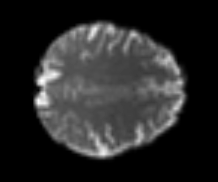
%> input picture test-data/slice.png, 218 x 182 px
$ octave --eval "result = SFCQuadTreeMultiScaleMainJG('../../test-data/slice.png');"   (GNU Octave 9; MATLAB toolbox functions it lacks are replaced by stand-ins)
%> lines starting %> are read from the running program, lines starting %| are printed output that depends on the picture
### mfmri/ddsfc_matlab/AggregateIma.m
function ImaOUT = AggregateIma(ImaIN,n,Fct)
% AggregateIma resize an image to a smaller one using 6 possible function
% (Fct).
% in:
% - ImaIN: image N dimension
% - n: factor for aggregation.
% - Fct: type of aggregation (1=mean (default); 2=mode; 3=std; 4=min;
% 5=max; 6=median)
% out = ImaOUT: aggregated image.
% ex: if ImaIN is a 100 by 100 image and n=4, ImaOUT will be a 25*25 image
%
% Notice that it works with N dimension image and an extra dimension is
% temporally added to compute the aggregation. there is no pixel by pixel
% (time consuming) computation.
% Author: Martin Claverie, Univesity of Maryland
% date: November 2012
d=[];
ClassT = class(ImaIN);
DimIma = ndims(ImaIN);
for i=1:n
  for j=1:n
      if DimIma == 2
          d=cat(DimIma+1,d,ImaIN(i:n:end-(n-i),j:n:end-(n-j),:));
      else
          for k=1:n
             d=cat(DimIma+1,d,ImaIN(i:n:end-(n-i),j:n:end-(n-j),k:n:end-(n-k)));
          end
      end
  end
end
if nargin<3
  Fct=1;
end
switch Fct
  case 1
    eval(['ImaOUT =' ClassT '(mean(double(d),DimIma+1)) ;']);
  case 2
    eval(['ImaOUT =' ClassT '(mode(double(d),DimIma+1)) ;']);
  case 3
    eval(['ImaOUT =' ClassT '(std(double(d),[],DimIma+1)) ;']);
  case 4
    eval(['ImaOUT =' ClassT '(min((d),[],DimIma+1)) ;']);
  case 5
    eval(['ImaOUT =' ClassT '(max((d),[],DimIma+1)) ;']);
  case 6
    eval(['ImaOUT =' ClassT '(median((d),DimIma+1)) ;']);
end

### mfmri/ddsfc_matlab/SFCQuadTree.m
function [LT, visitOrder] = SFCQuadTree(Vlvls, QT, entryNode)
LT = [];
visitOrder = [];
% input: QT -- quad tree; Vlvls -- images of all levels
Idim = size(Vlvls{1});
global Isize;
Isize = Idim(1);

maxSize = max(Idim);
nextPow2 = 2^ceil(log2(maxSize));

global Vs;
Vs = Vlvls;
global S;
S = QT;
global QTr;
global QTc;
global QTv;
[QTr, QTc, QTv] = find(S);
% get nodes
Itl = [1,1];
Ibr = [Idim(1),Idim(2)];

outEdge = 4; % should use a flexible out edge!!!
entryPix = [Idim(1),1];

lvl = length(Vlvls);
if size(Vlvls{end},1)<4 % have to use hamPath
    ePix = getEquivPixAtLvl(entryPix, 1, lvl);
    % choose the best outEdge
    minCost = realmax;
     for toEdge = 1:1%4
        [tLTv, tVO, tExitPix] = linearizeHamPath(Vlvls{end}, ePix, toEdge);
        cost = norm(gradient(tLTv)',1); % amaximum absolute row sum
        if cost < minCost
            minCost = cost;
            topLTv = tLTv;
            topVisitOrder = tVO;
            outEdge = toEdge;
            exitPix = tExitPix;
        end
    end
else % could use hamCycle
    [topLTv, topVisitOrder] = SFCmine(Vlvls{end});
     topLTv = topLTv(:,1);
end
%TU% figure, hold on;
fTop = flip(Vlvls{end},1);
%TU% imagesc(fTop);
line(topVisitOrder(:,2), 2 - topVisitOrder(:,1)+1);
% lineColorCoded(topVisitOrder(:,2), topVisitOrder(:,1), 0, 1:length(topVisitOrder));
%TU% hold off;

topLvlBlockSize = lvlToNodeSize(lvl);
topLT(:,1) = topLTv;
topLT(:,2) = repmat(topLvlBlockSize,length(topLTv),1);

inEdge =4; % left
lastVal = -1;
lastPos = [0 0];
LT = [];
visitOrder = topVisitOrder;
idInsert = 1;

for i= 1:length(topVisitOrder)

% figure;
% imagesc(Vlvls{1});

    entryN = topVisitOrder(i,:);
    if i == length(topVisitOrder)
        exitN = [1,0]; % a virtual node for the last element
    else
        exitN = topVisitOrder(i+1,:);
    end

    [Itl,Ibr] = getNodeExtent(entryN, lvl);
    dir = exitN - entryN;
    if i ~= length(topVisitOrder) && norm(dir) > 1
        warning('Error: Distance between two nodes in path is greater than 1!');
        disp(i);
        return;
    end
    if i > 1
        switch outEdge
            case 1
                inEdge = 3;
            case 2
                inEdge = 4;
            case 3
                inEdge = 1;
            case 4
                inEdge = 2;
        end
    end

    if dir(1) == 1% 1<-bottom
       outEdge = 1;
    elseif dir(1) == -1 % 3<-top
        outEdge = 3;
    else
        if dir(2) == 1
            outEdge = 2; %2<- right
        else
            outEdge = 4; %4<- left
        end
    end

    LTzz = topLT(i,:);
    vOzz = topVisitOrder(i,:);
%     if Itl(1)==65 && Itl(2) == 65
        [epix, LTzz, vOzz] = refine(inEdge, outEdge, Itl, Ibr, lastVal, lastPos);
%     end
    lastVal = LTzz(end,:);
    lastPos = vOzz(end,:);

    % set return parameters

%     idInsert = length(LTzz(:,1)) + idInsert - 1; %length(LT) - length(topLT) + i + 1;
    if i > 1
        LT = [LT; LTzz];
        visitOrder = [visitOrder; vOzz];
    else
        LT = LTzz;
%         LT = [LTzz;topLT(i+1:end,:)];
        visitOrder = vOzz;
    end
   %TU% figure;
   %TU% imagesc(Vlvls{1});


% plot traverse order at block centers
   zdim = nextPow2;
   ncVisitOrder = visitOrder;
    while(zdim>=1)
        [vals,r,c] = qtgetblk(Vlvls{1},QT,zdim);

        if ~isempty(vals)
            for ii = 1:length(r)
                v = [r(ii),c(ii)];
                orderId1 = find(visitOrder(:,1) == v(1));
                orderId2 = find(visitOrder(:,2) == v(2));
                orderId = intersect(orderId1, orderId2);
                if ~isempty(orderId)
                    blkCtr = [r(ii)+zdim/2-0.5,c(ii)+zdim/2-0.5];
%                     orderBlocks(r(ii):r(ii)+dim-1,c(ii):c(i)+dim-1,:) = orderId;
                    ncVisitOrder(orderId,:) = blkCtr;
                end
            end
        end
        zdim = zdim / 2;

    end
     line(ncVisitOrder(:,2), ncVisitOrder(:,1));
     hold off;
end
end


%find the entry pixel to the block @ level with the lastVal
% [32 lines left out: functions findBestEntry, getNodeExtent, not called in this run]

% get block levels
% [54 lines left out: functions getLvlsInBlock, getInoutEdgeNodes, needRefine, not called in this run]

%% NOTE: the edge direction to edge id functions are based on Matlab conventions: Y is increasing when going down!!!
% [27 lines left out: functions outDirToEdge, inDirToEdge, not called in this run]

% recursive function for refinement
% [253 lines left out: function refine, not called in this run]


function epix = getEquivPixAtLvl(entryPix, srcLvl, destLvl)
    epix = ceil(entryPix ./ (2^(destLvl-srcLvl)));
end


% [10 lines left out: function checkLevel, not called in this run]

% check coarsest node in a sub image given the top left corner IPtl and
% bottom right IPbr
% [14 lines left out: functions checkCoarsestNodeInImg, isInsideBlk, not called in this run]

function blkSize = lvlToNodeSize(lvl)
   blkSize = 2^(lvl-1);
end

function lvl = nodeSizeToLvl(nodeSize)
   lvl = log2(nodeSize) + 1;
end

### mfmri/ddsfc_matlab/SFCmine.m

function [LT, VO, travOrder] = SFCmine(I)
    global V;
    global useLocWeight;
    V = I;
    figure, imagesc(V);
    dimX = size(V,2);
    dimY = size(V,1);
    [WpXR, WpXL, WpYU, WpYD] = buildSmallCircsDualGraph(V);
    % figure, imagesc(WpXR);
    % figure, imagesc(WpXL);
    % figure, imagesc(WpYD);
    % figure, imagesc(WpYU);
     useLocWeight = true;
    [Gmag,Gdir] = imgradient(V);
    [GpXR, GpXL, GpYU, GpYD] = buildSmallCircsDualGraph(Gmag);
    [T,mstSet] = findMinSpanTree2(WpXR, WpXL, WpYU, WpYD, GpXR, GpXL, GpYU, GpYD);
%     [LT,visitOrder] = linearizeHamCycle(T, V, [dimY,1]);
    [LT,VO] = linearizeHamCycleMerge(T, V, [dimY,1]);
    travOrder = zeros(size(V,1), size(V,2), 1);
    figure;
    hold on;
    for i = 1:length(VO)
        travOrder(VO(i,1),VO(i,2)) = i;
    end
    hold off;
    figure, imagesc(travOrder);
end

### mfmri/ddsfc_matlab/buildSmallCircsDualGraph.m

function [WpXR, WpXL, WpYU, WpYD] = buildSmallCircsDualGraph(I)
    %Wp is the matrix representation of weights for the dual graph of
    %small circuits
    [IdimY, IdimX, IdimZ] = size(I);

    WpXR = zeros(IdimY/2,IdimX/2-1);
    WpXL = zeros(IdimY/2,IdimX/2-1);
    WpYU = zeros(IdimY/2-1,IdimX/2);
    WpYD = zeros(IdimY/2-1,IdimX/2);
    %going right
    for y = 1:IdimY/2
        for x= 1:IdimX/2-1
%             %X direction: |u|+|w|+|x|+|y|+|z|-|e|-|f|
              xx = 2*(x-1)+1; % index of the original grid
              yy = 2*(y-1)+1;
            % going right
            WpXR(y,x) = abs(I(yy,xx+2)-I(yy,xx+1)) + abs(I(yy+1,xx+2)-I(yy+1,xx+1)) +...
                abs(I(yy,xx+3)-I(yy,xx+2)) + abs(I(yy+1,xx+3)-I(yy,xx+3))+abs(I(yy+1,xx+3)-I(yy+1,xx+2))-...
                abs(I(yy+1,xx+2)-I(yy,xx+2)) - abs(I(yy+1,xx+1)-I(yy,xx+1));
            % normalization?
            WpXR(y,x) = WpXR(y,x) ./ 3;
%
        end
    end

    %going left
     for y = 1:IdimY/2
        for x= IdimX/2-1:-1:1
%             %X direction: |u|+|w|+|x|+|y|+|z|-|e|-|f|
              xx = 2*(x)+1; % index of the original grid
              yy = 2*(y-1)+1;
            % going left
            WpXL(y,x) = abs(I(yy,xx-1)-I(yy,xx)) + abs(I(yy+1,xx-1)-I(yy+1,xx)) +...
                abs(I(yy,xx-2)-I(yy,xx-1)) + abs(I(yy+1,xx-2)-I(yy,xx-2))+abs(I(yy+1,xx-2)-I(yy+1,xx-1))-...
                abs(I(yy+1,xx-1)-I(yy,xx-1)) - abs(I(yy+1,xx)-I(yy,xx));
%
            % normalization?
            WpXL(y,x) = WpXL(y,x) ./ 3;
        end
    end

    % going down
    %Y direction: |e|+|f| + |x| +|y|+|z|-|u|-|w|
     for y = 1:IdimY/2-1
        for x= 1:IdimX/2
            xx = 2*(x-1)+1; % index of the original grid
            yy = 2*(y-1)+1;
            WpYD(y,x) = abs(I(yy+2,xx)-I(yy+1,xx)) + abs(I(yy+2,xx+1)-I(yy+1,xx+1))+...
                abs(I(yy+3,xx)-I(yy+2,xx))+abs(I(yy+3,xx+1)-I(yy+2,xx+1))+abs(I(yy+3,xx+1)-I(yy+3,xx))-...
                     abs(I(yy+1,xx+1)-I(yy+1,xx)) - abs(I(yy+2,xx+1)-I(yy+2,xx));
                             % normalization?
            WpYD(y,x) = WpYD(y,x) ./ 3;
        end
     end

    %going up
     for y = IdimY/2-1:-1:1
        for x= 1:IdimX/2
            xx = 2*(x-1)+1; % index of the original grid
            yy = 2*(y)+1;
            WpYU(y,x) = abs(I(yy-1,xx)-I(yy,xx)) + abs(I(yy-1,xx+1)-I(yy,xx+1))+...
                abs(I(yy-2,xx)-I(yy-1,xx))+abs(I(yy-2,xx+1)-I(yy-1,xx+1))+abs(I(yy-2,xx+1)-I(yy-2,xx))-...
                     abs(I(yy,xx+1)-I(yy,xx)) - abs(I(yy-1,xx+1)-I(yy-1,xx));
            % normalization?
            WpYU(y,x) = WpYU(y,x) ./ 3;
        end
     end
end

### mfmri/ddsfc_matlab/SFCQuadTreeMultiScaleMainJG.m
%coarse level image file name: clFilename
%next level image file name: nlFilename
function [clLT, clVisitOrder, fullLT] = SFCQuadTreeMultiScaleMainJG(finestLevelFileName)
%> called with finestLevelFileName = '../../test-data/slice.png'
    close all;
    if nargin == 1
                % load image
         V = imread(finestLevelFileName);
%> V is the input picture: size 182x218x3 uint8; min 0, max 255, mean 40.1
         if size(V,3) == 3
             V = double(rgb2gray(V));
%> V: size 182x218 double
         else
             V = double(V);
         end
         dimX = size(V,2);
%> dimX = 218
         dimY = size(V,1);
%> dimY = 182
         dimZ = 1;

    [folder, baseFileName, ext] = fileparts(finestLevelFileName);
    else
        % use test cases
        dimX = 32;%64;
        dimY = 32;%64;
        dimZ = 1;
        nSphere = 5;
           V = testVolCreate(dimX, dimY, dimZ, nSphere);
%         [V, dimX, dimY] = buildQuadTreeTestImage();
        baseFileName = 'testCase';
        figure;fV = flip(V,1);
  %TU%      imagesc(fV);

  %TU%     drawnow
    end
    LTfilename = sprintf('LT%s.csv', baseFileName);
    VOfilename = sprintf('VO%s.csv', baseFileName);
    global zalpha;
    zalpha = 0.1;

% use sphere test case
    maxSize = max(size(V));
%> maxSize = 218
    nextPow2 = 2^ceil(log2(maxSize));
%> nextPow2 = 256
    padDimFirstHalf = zeros(2,1);
    padDimSecondHalf = zeros(2,1);
    for i = 1:2
        if mod(size(V,i),2) == 0
            padDimFirstHalf(i) = (nextPow2 - size(V,i))/2;
            padDimSecondHalf(i) = (nextPow2 - size(V,i))/2;
        else
            padDimFirstHalf(i) = nextPow2/2 - floor(size(V,i)/2);
            padDimSecondHalf(i) = nextPow2 - size(V,i) - padDimFirstHalf(i);
        end
    end
%> after the loop, padDimFirstHalf = [37; 19]; padDimSecondHalf = [37; 19]
    V = padarray(V, [padDimFirstHalf(1),padDimFirstHalf(2)], 'pre');
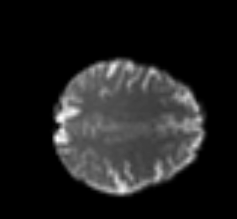
%> V: size 219x237 double; min 0, max 255, mean 30.6
    V = padarray(V, [padDimSecondHalf(1),padDimSecondHalf(2)],'post');
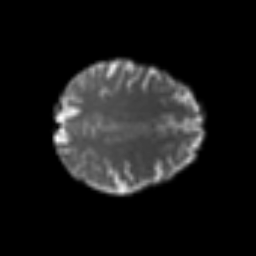
%> V: size 256x256 double; min 0, max 255, mean 24.3

    thres = 0.08 * (max(max(V)) - min(min(V)));
%> thres = 20.4
%     thres = 0; % no threshold
    % generate quadtree
    S = qtdecomp(V, thres);
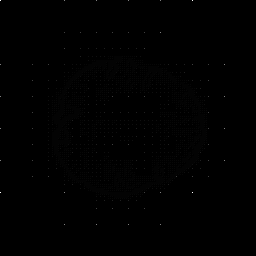
%> S: size 256x256 double; min 0, max 64, mean 0.1; drawn with min black and max white
%      S = qtdecomp(V);
    % detect the finest and coarsest levels
    fineBlockDim = nextPow2;
%> fineBlockDim = 256
    corsBlockDim = 1;
    dim = nextPow2;
%> dim = 256
%     for dim = nextPow2:nextPow2/2:1
    blocks = repmat(uint8(0),size(S));
    while(dim>=1)
        numblocks = length(find(S==dim));
        if(numblocks > 0)
            % find smallest block size
            if corsBlockDim < dim
                corsBlockDim = dim;
            end
            if fineBlockDim > dim
                fineBlockDim = dim;
            end
             values = repmat(uint8(1),[dim dim numblocks]);
             values(2:dim,2:dim,:) = 0;
             blocks = qtsetblk(blocks,S,dim,values);
        end
        dim = dim / 2;
    end
%> this loop made 9 passes
%> numblocks on passes 1 to 9: 0, 0, 4, 19, 39, 79, 344, 1515, 3092
%> pass 3, in SFCQuadTreeMultiScaleMainJG, `blocks = qtsetblk(blocks,S,dim,values);`:
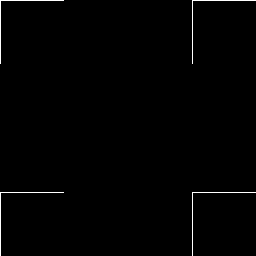
%> blocks: size 256x256 uint8; values 0 (black) and 1 (white), 0.78% white in thin lines or dots
%> after the loop:
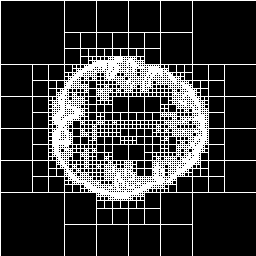
%> blocks: size 256x256 uint8; values 0 (black) and 1 (white), 21.6% white in thin lines or dots
%> after the loop, values = 3092 values from 1 to 1
    disp(fineBlockDim);
%| 1
    disp(corsBlockDim);
%| 64
%TU%    figure, imshow(blocks, []);
%TU%   drawnow
    nlevels = log2(corsBlockDim) - log2(fineBlockDim)+1;
%> nlevels = 7
    % generate data for each level by aggregation
    Vlvls = cell(nlevels,1);
%> Vlvls = {[], [], [], [], [], [], []}
    Vlvls{1} = V;
    for i = 2:nlevels
%         Vlvls{i} = imresize(Vlvls{i-1}, 0.5, 'nearest');
        Vlvls{i} = AggregateIma(Vlvls{i-1}, 2);
%          Vlvls{i} = impyramid(Vlvls{i-1}, 'reduce');
    end
%> this loop made 6 passes
%> after the loop, Vlvls = 7 items
    % Calculate the SFC
    disp('nlevels');
    disp(nlevels);
%| 7

    [clLT, clVisitOrder] = SFCQuadTree(Vlvls, S, [dimY, 1]);
%> in SFCQuadTree, `Idim = size(Vlvls{1});`: Idim = [256 256]
%> in SFCQuadTree, `Isize = Idim(1);`: Isize = 256
%> in SFCQuadTree, `Vs = Vlvls;`: Vs = 7 items
%> in SFCQuadTree, `[QTr, QTc, QTv] = find(S);`: QTr = 5092 values from 1 to 225; QTv = 5092 values from 1 to 64
%> in SFCQuadTree, `Ibr = [Idim(1),Idim(2)];`: Ibr = [256 256]
%> in SFCQuadTree, `entryPix = [Idim(1),1];`: entryPix = [256 1]
%> in SFCQuadTree, `lvl = length(Vlvls);`: lvl = 7
%> in SFCmine, `V = I;`: V = [0 3.67 0.933 0; 8.7 97.94 78.63 9.51; 10.33 91.65 74.2 9.48; 0 2.47 0.553 0]
%> in SFCmine, `dimX = size(V,2);`: dimX = 4
%> in buildSmallCircsDualGraph, `[IdimY, IdimX, IdimZ] = size(I);`: IdimZ = 1
%> the loop in buildSmallCircsDualGraph, `for y = 1:IdimY/2` made 2 passes
%> after the loop in buildSmallCircsDualGraph, `for y = 1:IdimY/2`: WpXR = [-23.45; -22.9]
%> after the loop in buildSmallCircsDualGraph, `for y = 1:IdimY/2`: WpXL = [-16.11; -16.45]
%> the loop in buildSmallCircsDualGraph, `for y = 1:IdimY/2-1` made 1 pass
%> after the loop in buildSmallCircsDualGraph, `for y = 1:IdimY/2-1`: WpYD = [-20.22 -15.23]
%> the loop in buildSmallCircsDualGraph, `for y = IdimY/2-1:-1:1` made 1 pass
%> after the loop in buildSmallCircsDualGraph, `for y = IdimY/2-1:-1:1`: WpYU = [-18.67 -13.75]
%> in SFCmine, `[WpXR, WpXL, WpYU, WpYD] = buildSmallCircsDualGraph(V);`: WpXR = [-23.45; -22.9]; WpXL = [-16.11; -16.45]; WpYU = [-18.67 -13.75]; WpYD = [-20.22 -15.23]
%> the run ends on the next line
%      clLT = allNodesLinearFunc(clVisitOrder, cI);% visiting all nodes without aggregation

  %TU%  figure, hold on;
  %TU%  subplot(2,1,1), plot(1:length(clLT),clLT);title('Multiscale SFC');


    % reconstruct the full sfc
    fullLT = fullSFC(clLT);
 %TU%   subplot(2,1,2), plot(1:length(fullLT),fullLT);title('Reconstructed SFC');
 %TU%  hold off;

    % draw the traversal order
    orderBlocks = repmat(uint64(0),size(S));
    dim = nextPow2;
    totalNodes = 0;

    ncVisitOrder = clVisitOrder;
    while(dim>=1)
        [vals,r,c] = qtgetblk(V,S,dim);

        if ~isempty(vals)
            totalNodes = totalNodes + length(r);
            for i = 1:length(r)
                v = [r(i),c(i)];
                orderId1 = find(clVisitOrder(:,1) == v(1));
                orderId2 = find(clVisitOrder(:,2) == v(2));
                orderId = intersect(orderId1, orderId2);
                if ~isempty(orderId)
                    blkCtr = [r(i)+dim/2-0.5,c(i)+dim/2-0.5];
                    orderBlocks(r(i):r(i)+dim-1,c(i):c(i)+dim-1,:) = orderId;
                    ncVisitOrder(orderId,:) = blkCtr;
%                 else
%                     errStr = sprintf('missed block [%d %d]', v(1),v(2));
%                     disp(errStr);
                end
            end
        end
        dim = dim / 2;

    end
  %TU%  figure; hold on;
    fprintf('total quadtree nodes = %d, total found nodes = %d\n', totalNodes, length(clLT));
%     blender = vision.AlphaBlender;
  %TU% imagesc(orderBlocks);
    % compute block center
  %TU% line(ncVisitOrder(:,2), ncVisitOrder(:,1), 'Color', 'white', 'LineWidth', 3);
%    line(clVisitOrder(:,2), clVisitOrder(:,1), 'Color', 'white', 'LineWidth', 2);
  %TU% title('Traverse order');
  %TU% hold off;
    % writeout results

%     csvwrite(LTfilename, clLT);
% % %     csvwrite(VOfilename, clVisitOrder);
end
